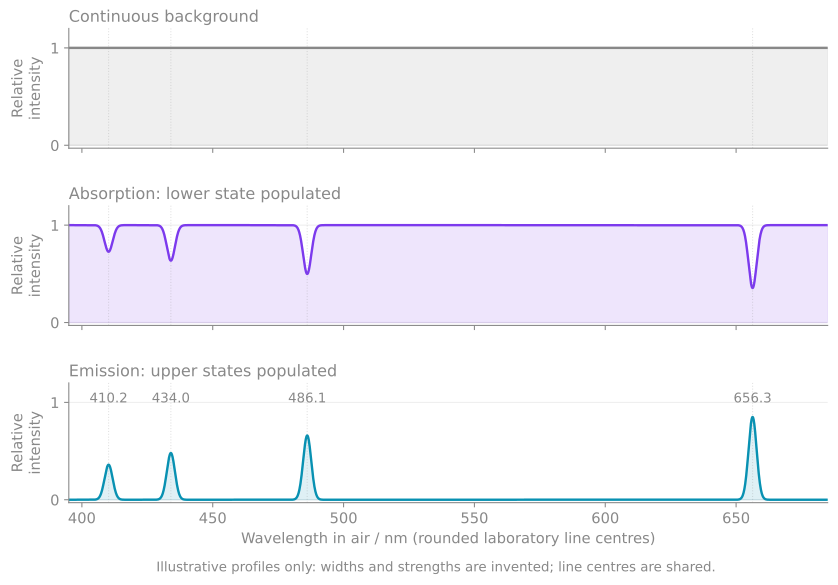

This figure's Python source:
#!/usr/bin/env python3
"""Hydrogenic transition explorer and regenerable figures.

Standard-library numerical mode; optional matplotlib/numpy for --figures.
E_n = -13.6 Z^2/n^2 eV is the rounded, nonrelativistic model, not precision data.
All descending routes ignore selection rules and populations. No brightness model.
"""
import argparse
from itertools import combinations
from math import isclose
from pathlib import Path
import re

H = 6.62607015e-34
C = 299792458.0
EV = 1.602176634e-19
HC = H * C / EV * 1e9  # eV nm
HERE = Path(__file__).resolve().parent


def energy(n, charge=1):
    if not isinstance(n, int) or n < 1 or charge < 1:
        raise ValueError('n and nuclear charge must be positive; n must be an integer')
    return -13.6 * charge**2 / n**2


def transition(upper, lower, charge=1):
    if upper <= lower:
        raise ValueError('Emission requires upper > lower >= 1')
    gap = energy(upper, charge) - energy(lower, charge)
    return gap, gap * EV / H, HC / gap


def routes(upper, lower=1):
    if upper == lower:
        yield (lower,)
        return
    for nxt in range(lower, upper):
        for tail in routes(nxt, lower):
            yield (upper,) + tail


def verify():
    """Check conservation over alternative physical paths and known examples."""
    route_count = 0
    for z in (1, 2, 3):
        for top in range(2, 11):
            direct = transition(top, 1, z)[0]
            for path in routes(top):
                gaps = [transition(a, b, z)[0] for a, b in zip(path, path[1:])]
                wavelengths = [transition(a, b, z)[2] for a, b in zip(path, path[1:])]
                assert isclose(sum(gaps), direct, rel_tol=1e-13)
                assert isclose(sum(1/w for w in wavelengths), direct/HC, rel_tol=1e-13)
                route_count += 1
            assert len(list(combinations(range(1, top+1), 2))) == top*(top-1)//2
    # Measured visible Balmer air centres, rounded to 0.1 nm. The model is vacuum
    # and rounded in energy; deliberately require only a school-level agreement.
    for n, observed_air in [(3, 656.3), (4, 486.1), (5, 434.0), (6, 410.2)]:
        assert abs(transition(n, 2)[2] / observed_air - 1) < 0.001
    assert isclose(transition(3, 2, 2)[2] * 4, transition(3, 2)[2])
    # Reconstruct the supplied Cambridge data, not a replacement Bohr ladder.
    reconstructed = [-13.6 + 6.63e-34*f/1.60e-19 for f in (2.47e15, 2.92e15, 3.09e15)]
    assert [round(x, 1) for x in reconstructed] == [-3.4, -1.5, -0.8]
    ib_wavelength = HC / 1.89
    assert 655 < ib_wavelength < 659
    # In the Bohr model U = 2E, K = -E: an excitation raises E and lowers K.
    before, after = energy(1), energy(2)
    assert after > before and -after < -before and 2*after > 2*before
    assert isclose((2*after-2*before) + (-after+before), after-before)
    print(f'Checks passed: {route_count} cascades conserve energy; Z scaling, Balmer, Cambridge, IB and AP checks.')


def figures():
    import matplotlib
    matplotlib.use('Agg')
    import matplotlib.pyplot as plt
    import numpy as np
    from matplotlib.colors import to_rgba
    plt.rcParams.update({'svg.fonttype':'none', 'svg.hashsalt':'vault-energy-levels',
                         'font.family':'DejaVu Sans','font.size':11,'text.color':'#888888',
                         'axes.labelcolor':'#888888','axes.edgecolor':'#888888',
                         'xtick.color':'#888888','ytick.color':'#888888'})
    grey='#888888'; blue='#2563eb'; purple='#7c3aed'; green='#059669'; teal='#0891b2'

    def base(ax):
        ax.set_facecolor('none')
        for side in ('top','right'):ax.spines[side].set_visible(False)
        ax.grid(axis='y',color=grey,alpha=.15)

    def save(fig,name):
        fig.patch.set_alpha(0)
        p=HERE/(name+'.svg')
        fig.savefig(p,transparent=True,bbox_inches='tight',metadata={'Date':None})
        s=p.read_text()
        s=re.sub(r'<svg\s+width="[^"]+"\s+height="[^"]+"', '<svg width="100%"',s,count=1)
        p.write_text(s)
        plt.close(fig)
        print('Wrote',p.name)

    fig, axes=plt.subplots(1,2,figsize=(10.4,5.1),gridspec_kw={'wspace':.45})
    for ax in axes:
        base(ax);ax.set_xlim(0,1);ax.set_xticks([]);ax.set_ylabel('Atomic energy / eV')
        ax.axhline(0,color=grey,ls='--',lw=1)
    ax=axes[0];ax.set_ylim(-14.7,1.6);ax.set_yticks([-14,-12,-10,-8,-6,-4,-2,0])
    ax.set_title('Hydrogen: the full depth',color=grey,pad=18)
    for n in range(1,5): ax.hlines(energy(n),.10,.9,color=blue,lw=2)
    ax.text(.12,-13.15,'n = 1   (−13.60)',fontsize=11)
    ax.text(.12,-4.35,'n = 2   (−3.40)',fontsize=11)
    ax.text(.12,.7,'0: ionisation threshold',fontsize=10)
    ax.annotate('',xy=(.7,0),xytext=(.7,energy(1)),arrowprops={'arrowstyle':'->','color':green,'lw':2})
    ax.text(.64,-8.4,'13.60 eV to escape',rotation=90,ha='center',va='center',fontsize=11)
    ax=axes[1];ax.set_ylim(-3.85,.68);ax.set_yticks([-3.5,-3,-2.5,-2,-1.5,-1,-.5,0])
    ax.set_title('Excited levels enlarged',color=grey,pad=18)
    for n in range(2,7):
        en=energy(n);ax.hlines(en,.06,.55,color=blue,lw=2)
        ax.text(.60,en,f'n = {n}   {en:.3f}',va='center',fontsize=10)
    ax.text(.06,.31,'0: levels accumulate here',fontsize=10)
    ax.annotate('',xy=(.27,energy(2)),xytext=(.27,energy(3)),arrowprops={'arrowstyle':'->','color':purple,'lw':2})
    ax.text(.33,-2.45,'3 to 2',fontsize=11,va='center')
    fig.text(.50,-.01,'Horizontal positions are for layout; vertical positions carry the energy.',ha='center',color=grey,fontsize=11)
    save(fig,'energy-levels-hydrogen')

    # All three panels share air wavelength coordinates. Profiles are schematic.
    x=np.linspace(395,685,4500)
    centres=[410.2,434.,486.1,656.3];strengths=[.36,.48,.66,.85]
    profile=sum(a*np.exp(-.5*((x-c)/1.55)**2) for a,c in zip(strengths,centres))
    fig,axes=plt.subplots(3,1,figsize=(10.2,6.5),sharex=True,gridspec_kw={'hspace':.48})
    labels=['Continuous background','Absorption: lower state populated','Emission: upper states populated']
    vals=[np.ones_like(x),1-.76*profile,profile]
    for ax,y,label,color in zip(axes,vals,labels,[grey,purple,teal]):
        base(ax);ax.set_ylim(-.03,1.2);ax.set_yticks([0,1]);ax.set_xlim(395,685)
        ax.plot(x,y,color=color,lw=1.8);ax.fill_between(x,0,y,color=to_rgba(color,.13))
        ax.set_title(label,loc='left',fontsize=12,color=grey,pad=5)
        ax.set_ylabel('Relative\nintensity')
        for c in centres:ax.axvline(c,color=grey,alpha=.25,ls=':',lw=.8)
    for c in centres:
        axes[2].text(c,1.00,f'{c:.1f}',ha='center',fontsize=10)
    axes[-1].set_xlabel('Wavelength in air / nm (rounded laboratory line centres)')
    fig.text(.5,.01,'Illustrative profiles only: widths and strengths are invented; line centres are shared.',ha='center',color=grey,fontsize=10)
    fig.subplots_adjust(bottom=.12)
    save(fig,'energy-levels-spectra')

    fig,axes=plt.subplots(1,2,figsize=(10.2,5.0),gridspec_kw={'wspace':.3})
    for ax,title in zip(axes,['Direct route: one photon','Cascade: two photons']):
        base(ax);ax.set_xlim(0,1);ax.set_ylim(-14.7,0);ax.set_xticks([])
        ax.set_title(title,color=grey,pad=13);ax.set_ylabel('Atomic energy / eV')
        for n in (1,2,3):
            ax.hlines(energy(n),.05,.92,color=blue,lw=1.5)
            ax.text(.06,energy(n)+.22,f'n = {n}',fontsize=10)
    ax=axes[0];ax.annotate('',xy=(.53,energy(1)),xytext=(.53,energy(3)),arrowprops={'arrowstyle':'->','color':green,'lw':2.5})
    ax.text(.60,-7.4,f'{transition(3,1)[2]:.1f} nm\n{transition(3,1)[0]:.3f} eV',va='center',fontsize=11)
    ax=axes[1]
    for u,l,col in [(3,2,purple),(2,1,teal)]:
        ax.annotate('',xy=(.42,energy(l)),xytext=(.42,energy(u)),arrowprops={'arrowstyle':'->','color':col,'lw':2.5})
        ax.text(.50,(energy(u)+energy(l))/2,f'{transition(u,l)[2]:.1f} nm\n{transition(u,l)[0]:.3f} eV',va='center',fontsize=10)
    fig.text(.5,-.01,'12.089 eV = 1.889 eV + 10.200 eV.  Energy adds; wavelength does not.',ha='center',fontsize=11,color=grey)
    save(fig,'energy-levels-cascades')


def main():
    parser=argparse.ArgumentParser(description=__doc__)
    parser.add_argument('--upper',type=int,default=3)
    parser.add_argument('--lower',type=int,default=2)
    parser.add_argument('--charge',type=int,default=1,help='Nuclear charge Z for a ONE-ELECTRON atom/ion')
    parser.add_argument('--figures',action='store_true')
    args=parser.parse_args()
    if not 1 <= args.lower < args.upper <= 10 or not 1 <= args.charge <= 10:
        parser.error('Require 1 <= lower < upper <= 10 and 1 <= charge <= 10.')
    verify()
    gap,freq,lam=transition(args.upper,args.lower,args.charge)
    print(f'\nOne electron; Z={args.charge}; n={args.upper} → {args.lower}')
    print(f'Gap {gap:.6f} eV; frequency {freq:.6e} Hz; vacuum wavelength {lam:.3f} nm')
    print('\nAll downward pairs up to the upper level (not a brightness prediction):')
    for lower,upper in combinations(range(1,args.upper+1),2):
        gap,freq,lam=transition(upper,lower,args.charge)
        print(f'  {upper} → {lower}: {gap:9.5f} eV; {lam:9.3f} nm')
    paths=list(routes(args.upper))
    print(f'\n{len(paths)} possible descending routes to n=1, ignoring selection rules:')
    for path in paths[:16]:
        print('  '+' → '.join(map(str,path))+f'  ({len(path)-1} photons)')
    if len(paths)>16:print('  … remaining routes checked, not printed.')
    print(f'Balmer series limit (H, rounded model): {HC/3.4:.3f} nm')
    print(f'Caesium clock gap: {H*9192631770/EV:.6e} eV')
    if args.figures:figures()


if __name__=='__main__':main()
